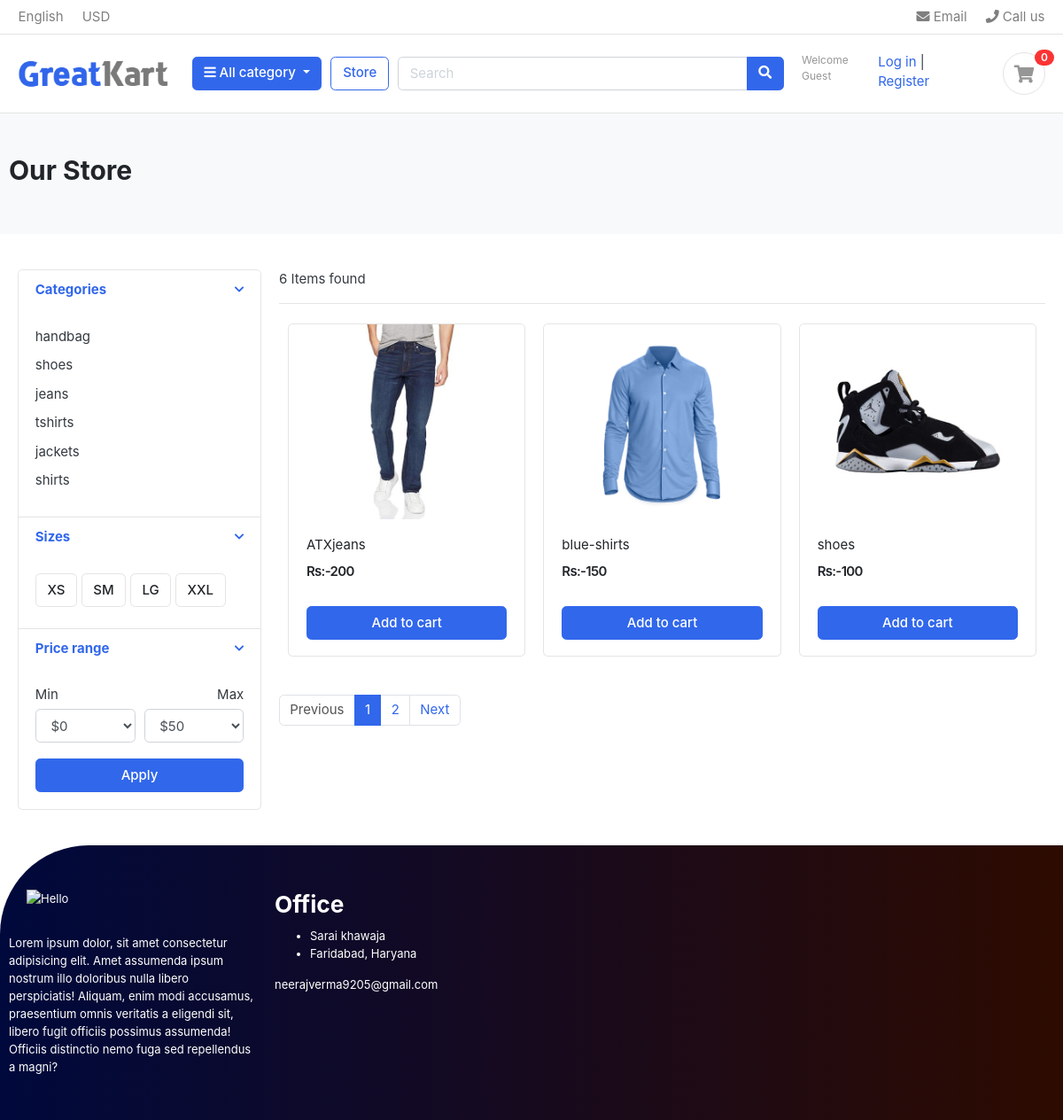
/store/, run on the app's committed database.
### category/models.py (models this page shows, shortened)
class category(models.Model):
    category_name=models.CharField(max_length=200,unique=True)
    slug=models.CharField(max_length=200,unique=True)
    description=models.TextField(max_length=255)
    images=models.ImageField(upload_to='images/category')
    class Meta:
        verbose_name='categorys'
        verbose_name_plural='categories'
    def get_url(self):
        return reverse('category_product',args=[self.slug])

### store/models.py (models this page shows, shortened)
class Product(models.Model):
    product_name=models.CharField(max_length=200,unique=True)
    slug        =models.SlugField(max_length=200,unique=True)
    description=models.TextField(max_length=255)
    quantity    =models.IntegerField()
    category    =models.ForeignKey(category,on_delete=models.CASCADE)
    image       =models.ImageField(upload_to='photos/product')
    price       =models.IntegerField()
    stock       =models.IntegerField()
    is_available=models.BooleanField(default=True)
    created_data=models.DateTimeField(auto_now=True)
    modified_data=models.DateTimeField(auto_now_add=True)
    def get_url(self):
        return reverse('product_details',args=[self.category.slug,self.slug])

### store/views.py (the view)
# urls.py: path('store/',include('store.urls')),
def store(request,category_slug=None):
    if(category_slug !=None):
        categories=get_object_or_404(category,slug=category_slug)
        products=Product.objects.filter(category=categories,is_available=True)
        paginator=Paginator(products,1)
        page=request.GET.get('page')
        paged_product=paginator.get_page(page)
        product_count=products.count()
    else:
        products=Product.objects.all().filter(is_available=True)
        paginator=Paginator(products,3)
        page=request.GET.get('page')
        paged_product=paginator.get_page(page)
        product_count=products.count()
    return render (request,'store.html',{'products':paged_product,'pcount':product_count})

### category/context_processor.py (called while the page is built)
def menu_link(request):
    link=category.objects.all
    return dict(link=link)

### store/templates/store.html (shortened to what this page needs)
{% extends 'base.html'%}
{% load static %}
{% block content %}
<section class="section-pagetop bg">
<div class="container">
	{% if 'search' in request.path %}
		<h2 class="title-page">Search results</h2>
	{% else %}
		<h2 class="title-page">Our Store</h2>
    {% endif %}
</div>
</section>
<section class="section-content padding-y">
<div class="container">
<div class="row">
	<aside class="col-md-3">
<div class="card">
	<article class="filter-group">
		<header class="card-header">
			<a href="#" data-toggle="collapse" data-target="#collapse_1" aria-expanded="true" class="">
				<i class="icon-control fa fa-chevron-down"></i>
				<h6 class="title">Categories</h6>
			</a>
		</header>
		<div class="filter-content collapse show" id="collapse_1" style="">
			<div class="card-body">
				<ul class="list-menu">
					{% for category in link %}
                    	<li><a href="{{category.get_url}}">{{category.category_name}}</a><li>
                    {% endfor %}
				</ul>
			</div>
		</div>
	</article>
	<article class="filter-group">
		<header class="card-header">
			<a href="#" data-toggle="collapse" data-target="#collapse_4" aria-expanded="true" class="">
				<i class="icon-control fa fa-chevron-down"></i>
				<h6 class="title">Sizes </h6>
			</a>
		</header>
		<div class="filter-content collapse show" id="collapse_4" style="">
			<div class="card-body">
			  <label class="checkbox-btn">
			    <span class="btn btn-light"> XS </span>
			  </label>
			  <label class="checkbox-btn">
			    <span class="btn btn-light"> SM </span>
			  </label>
			  <label class="checkbox-btn">
			    <span class="btn btn-light"> LG </span>
			  </label>
			  <label class="checkbox-btn">
			    <span class="btn btn-light"> XXL </span>
			  </label>
		</div>
		</div>
	</article>
	<article class="filter-group">
		<header class="card-header">
			<a href="#" data-toggle="collapse" data-target="#collapse_3" aria-expanded="true" class="">
				<i class="icon-control fa fa-chevron-down"></i>
				<h6 class="title">Price range </h6>
			</a>
		</header>
		<div class="filter-content collapse show" id="collapse_3" style="">
			<div class="card-body">
				<div class="form-row">
				<div class="form-group col-md-6">
				  <label>Min</label>
				  	<select class="mr-2 form-control">
						<option value="0">$0</option>
					</select>
				</div>
				<div class="form-group text-right col-md-6">
				  <label>Max</label>
				  	<select class="mr-2 form-control">
						<option value="50">$50</option>
					</select>
				</div>
				</div>
				<button class="btn btn-block btn-primary">Apply</button>
			</div>
		</div>
	</article>
</div>
	</aside>
	<main class="col-md-9">
<header class="border-bottom mb-4 pb-3">
		<div class="form-inline">
			<span class="mr-md-auto">{{pcount}} Items found </span>
		</div>
</header>
<div class="row">
	{% for i in products %}
	<div class="col-md-4">
		<figure class="card card-product-grid">
			<div class="img-wrap">
				<img src="{{ i.image.url }}">
			</div>
			<figcaption class="info-wrap">
				<div class="fix-height">
					<a href="{{i.get_url}}" class="title">{{i.product_name}}</a>
					<div class="price-wrap mt-2">
						<span class="price">Rs:-{{i.price}}</span>
					</div>
				</div>
				<a href="#" class="btn btn-block btn-primary">Add to cart </a>
			</figcaption>
		</figure>
	</div>
	{%endfor%}
</div>
<nav class="mt-4" aria-label="Page navigation sample">
	<ul class="pagination">
		{% if products.has_previous %}
    		<li class="page-item active"><a class="page-link" href="?page={{ products.previous_page_number }}">Previous</a></li>
    	{% else %}
			<li class="page-item disabled"><a class="page-link" href="">Previous</a></li>
   		{% endif %}
		{% for i in products.paginator.page_range %}
			{% if products.number == i %}
				<li class="page-item active"><a class="page-link" href="?page={{i}}">{{i}}</a></li>
    		{% else %}
				<li class="page-item"><a class="page-link" href="?page={{i}}">{{i}}</a></li>
    		{% endif %}
		{% endfor %}
		{% if products.has_next %}
			<li class="page-item"><a class="page-link" href="?page={{ products.next_page_number }}">Next</a></li>
		{% else %}
			<li class="page-item"><a class="page-link" href="#">Next</a></li>
		{% endif %}
	</ul>
</nav>
	</main>
</div>
</div>
</section>
{% endblock %}

### greatkart1/templates/base.html (shortened to what this page needs)
<!DOCTYPE HTML>
{% load static %}
<html lang="en">
<head>
<link href="{% static 'css/bootstrap.css' %}" rel="stylesheet" type="text/css"/>
<link href="{% static 'fonts/fontawesome/css/all.min.css' %}" type="text/css" rel="stylesheet">
<link href="{% static 'css/ui.css' %}" rel="stylesheet" type="text/css"/>
<link href="{% static 'css/responsive.css' %}" rel="stylesheet" media="only screen and (max-width: 1200px)" />
</head>
<body>
{% include 'includes/header.html' %}
{% block content %}
{% endblock %}
{% include 'includes/footer.html' %}

### greatkart1/templates/includes/header.html (shortened to what this page needs)
{% load static %}
<header class="section-header">
    <nav class="navbar p-md-0 navbar-expand-sm navbar-light border-bottom">
    <div class="container">
      <div class="collapse navbar-collapse" id="navbarTop4">
        <ul class="navbar-nav mr-auto">
            <li class="nav-item dropdown">
                 <a href="#" class="nav-link">   English </a>
            </li>
            <li class="nav-item dropdown">
                <a href="#" class="nav-link"> USD </a>
            </li>
        </ul>
        <ul class="navbar-nav">
            <li><a href="#" class="nav-link"> <i class="fa fa-envelope"></i> Email </a></li>
            <li><a href="#" class="nav-link"> <i class="fa fa-phone"></i> Call us </a></li>
        </ul>
      </div>
    </div>
    </nav>
    <section class="header-main border-bottom">
        <div class="container">
    <div class="row align-items-center">
        <div class="col-lg-2 col-md-3 col-6">
            <a href="{% url 'home' %} "class="brand-wrap">
                <img class="logo" src="{% static './images/logo.png'%}">
            </a>
        </div>
        <div class="col-lg col-sm col-md col-6 flex-grow-0">
            <div class="category-wrap dropdown d-inline-block float-right">
                <button type="button" class="btn btn-primary dropdown-toggle" data-toggle="dropdown">
                    <i class="fa fa-bars"></i> All category
                </button>
            </div>
        </div>
        <a href="{% url 'store' %}" class="btn btn-outline-primary">Store</a>
        <div class="col-lg  col-md-6 col-sm-12 col">
            <form method="get" action="{% url 'search' %}" class="search">
                <div class="input-group w-100">
                    <input type="text" class="form-control" style="width:60%;" placeholder="Search" name="keyword">
                    <div class="input-group-append">
                      <button class="btn btn-primary" type="submit">
                        <i class="fa fa-search"></i>
                      </button>
                    </div>
                </div>
            </form>
        </div>
        <div class="col-lg-3 col-sm-6 col-8 order-2 order-lg-3">
                    <div class="d-flex justify-content-end mb-3 mb-lg-0">
                        {% if user.id is not None %}
                        <div class="widget-header">
                            <small class="title text-muted">Welcome <b>{{user.first_name}}</b></small>
                            <div>
                                <a href="{% url 'logout' %}">Log out</a><span class="dark-transp">|</span>
                                <a href="{% url 'dashbord' %}">Dashbord</a>
                            </div>
                        </div>
                        {% else %}
                            <small class="title text-muted">Welcome Guest</small>
						    <div>
							    <a href="{% url 'login' %}">Log in</a> <span class="dark-transp"> | </span>
							    <a href="{% url 'register' %}"> Register</a>
						    </div>
					    {% endif %}
                        <a href="./cart.html" class="widget-header pl-3 ml-3">
                            <div class="icon icon-sm rounded-circle border"><i class="fa fa-shopping-cart"></i></div>
                            <span class="badge badge-pill badge-danger notify">0</span>
                        </a>
                    </div>
                </div>
    </div>
        </div>
    </section>
    </header>

### greatkart1/templates/includes/footer.html (shortened to what this page needs)
<footer>
    <div class="row">
      <div class="col">
        <img src="#" alt="Hello" class="logo1">
        <p>Lorem ipsum dolor, sit amet consectetur adipisicing elit. Amet assumenda ipsum nostrum illo doloribus nulla libero perspiciatis! Aliquam, enim modi accusamus, praesentium omnis veritatis a eligendi sit, libero fugit officiis possimus assumenda! Officiis distinctio nemo fuga sed repellendus a magni? </p>
      </div>
      <div class="col">
        <h3>Office</h3>
        <ul>
          <li><p>Sarai khawaja </p></li>
        <li><p>Faridabad, Haryana</p></li>
        </ul>
        <p class="email-id">neerajverma9205@gmail.com</p>
      </div>
      <div class="col"></div>
      <div class="col"></div>
      <div class="col"></div>
    </div>
  </footer>

### greatkart1/static/css/ui.css (style rules this page uses)
html { font-family: "Inter", sans-serif; font-size: 15px; }
.img-wrap { text-align: center; display: block; }
.img-wrap img { max-width: 100%; }
.price-wrap { letter-spacing: -0.7px; }
.icon-xs, .icon-sm, .icon-md, .icon-lg { display: inline-block; text-align: center; flex-shrink: 0; flex-grow: 0; }
.icon-sm { width: 48px; height: 48px; line-height: 48px !important; font-size: 20px; }
.padding-y { padding-top: 40px; padding-bottom: 40px; }
figure { margin-bottom: 0; }
article:after, .form-group:after { display: block; clear: both; content: ""; }
.bg { background-color: #f8f9fa; }
.title-page { color: #212529; }
p:last-child { margin-bottom: 0; }
.header-main { position: relative; padding-top: 1rem; padding-bottom: 1rem; }
.brand-wrap .logo, .navbar-brand .logo { margin-right: 7px; max-height: 42px; display: inline-block; }
.widget-header { display: inline-block; vertical-align: middle; position: relative; }
.widget-header i { color: #969696; }
.widget-header .notify { position: absolute; top: -3px; right: -10px; }
.btn-light { background-color: #fff; border-color: #e4e4e4; }
[class*=list-] li:after { visibility: hidden; display: block; content: ""; overflow: hidden; height: 0; clear: both; }
.list-menu { list-style: none; margin: 0; padding-left: 0; }
.list-menu li { margin-bottom: 5px; }
.list-menu a { color: #343a40; }
[class*=card-product] a.title { color: #212529; display: block; }
[class*=card-product] .img-wrap { overflow: hidden; position: relative; }
[class*=card-product] .img-wrap img { height: 100%; max-width: 100%; width: auto; display: inline-block; -o-object-fit: cover; object-fit: cover; }
.card-product-grid { margin-bottom: 20px; }
.card-product-grid .img-wrap { border-radius: 0.2rem 0.2rem 0 0; height: 220px; }
.card-product-grid .info-wrap { overflow: hidden; padding: 18px 20px; }
.card-product-grid .fix-height { height: 80px; overflow: hidden; }
.card .img-wrap { overflow: hidden; }
.notify { position: absolute; top: -4px; right: -10px; display: inline-block; padding: 0.25em 0.6em; font-size: 12px; line-height: 1; text-align: center; border-radius: 3rem; color: #fff; background-color: #fa3434; }
.price { font-weight: 600; color: #212529; }
.icon-control { margin-top: 5px; float: right; font-size: 80%; }
.card-header .title { margin-bottom: 0; line-height: 1.5; }
.filter-group { border-bottom: 1px solid #e4e4e4; }
.filter-group .card-header { border-bottom: 0; }
.filter-group:last-child { border-bottom: 0; }
.checkbox-btn { position: relative; }
.section-pagetop { padding: 45px 0; }

### greatkart1/templates/includes/footer.html (style rules this page uses)
footer { width: 100%; position: bottom; bottom: 0; background: linear-gradient(to right, #00093c, #2d0b00); color: #fff; padding: 40px 0 20px; border-top-left-radius: 100px; font-size: 13px; line-height: 20px; }
.row { width: 100%; margin: auto; display: flex; flex-wrap: wrap; align-items: flex-start; justify-content: space-between; }
.col { flex-basis: 25%; padding: 10px; }
.logo1 { width: 80px; margin-bottom: 30px; margin-left: 20px; }

### data on the page
category: category_name "handbag"
category: category_name "shoes"
category: category_name "jeans"
category: category_name "tshirts"
category: category_name "jackets"
category: category_name "shirts"
Product: image (picture), product_name "ATXjeans", price "200"
Product: image (picture), product_name "blue-shirts", price "150"
Product: image (picture), product_name "shoes", price "100"

### other printed values
{{ pcount }} "6"
{{ i }} "1"
{{ i }} "2"
